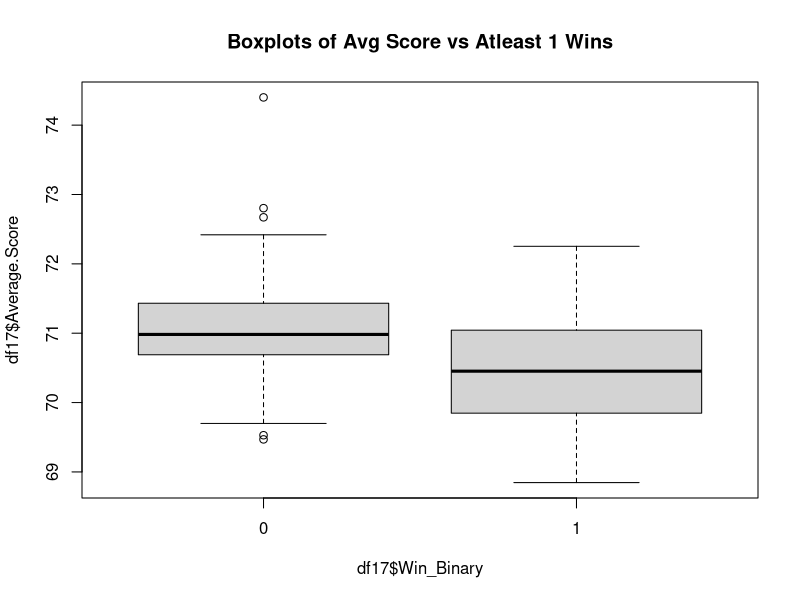
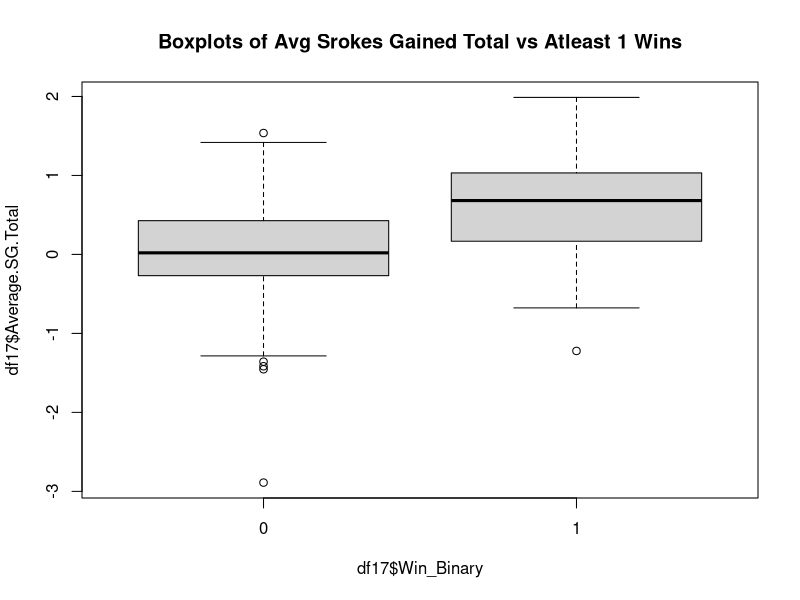
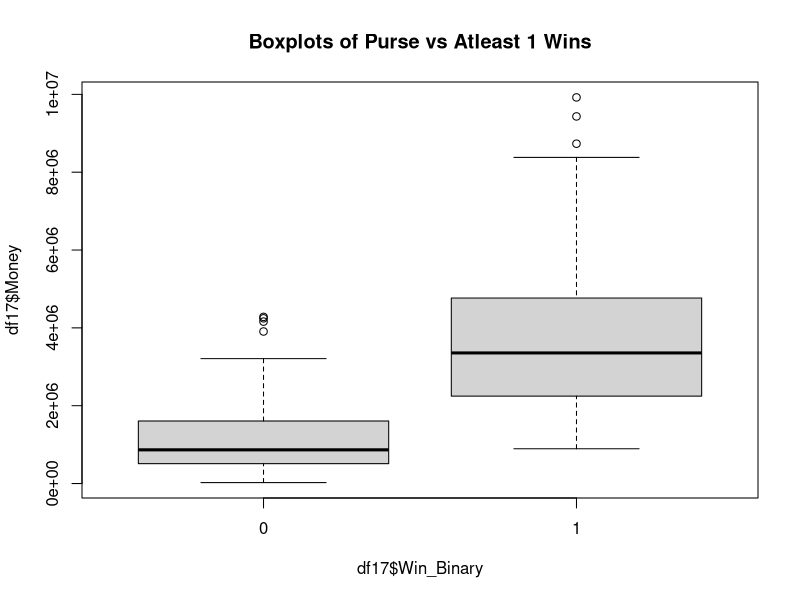

These charts were generated, in order, by the following R code: (Note: this script raises an error after producing the figures.)
####### Project 2 PGA Tour Analysis #######
data = read.csv('pgaTourData.csv')
data = as.data.frame(data)

# The bottom half of the data set contains many empty observations 
df = data[-c(1679:2312),]

#Create Atleast 1 win binary variable
df$Win_Binary <- ifelse(df$Wins >=1 , 1,0)

#For the NA observations in the column adjust them to 0
df$Win_Binary[is.na(df$Win_Binary)] <- 0

#make win binary a character variable
df$Win_Binary = factor(df$Win_Binary)

#Select only year 2017 for training set
df18 = df[c(1:193),]
#Select only year 2018 for test set
df17 = df[c(194:383),]

df17$Win_Binary = relevel(df17$Win_Binary, ref = "0")
df18$Win_Binary = relevel(df18$Win_Binary, ref = "0")
#Frequency table of wins and losses
table(df17$Win_Binary)
#34 players with a win, 156 players without a win
table(df18$Win_Binary)
############################################# Variables that wouldn't be interesting necessarily ######################################################
#It is obvious the players that score the best, have the highest avg strokes gained and made the most money would be the winners. So I'd avoid these three 
#since it wouldn't make our model necessarily interesting

############################################After fitting some models these may be the most important variables to produce something that works########
 
boxplot(df17$Average.Score~df17$Win_Binary, main = "Boxplots of Avg Score vs Atleast 1 Wins") #try to avoid this variable cause it'd be boring
boxplot(df17$Average.SG.Total~df17$Win_Binary, main = "Boxplots of Avg Srokes Gained Total vs Atleast 1 Wins") #try to avoid this variable cause it'd be boring
boxplot(df17$Money~df17$Win_Binary, main = "Boxplots of Purse vs Atleast 1 Wins")# try to avoid this variable because it'd be boring
boxplot(df17$Points~df17$Win_Binary, main = "Boxplots of Purse vs Atleast 1 Wins")
boxplot(df17$Top.10~df17$Win_Binary, main = "Boxplots of Purse vs Atleast 1 Wins")
########################################################################################################################################################

#############Rounds may be cool to look at to see if purely playing more raises there chances while in the presence of the other variables #############

boxplot(df17$Rounds~df17$Win_Binary, main = "Boxplots of Rounds vs Atleast 1 Wins")

########################################################################################################################################################

###################################3 VaRIABLES THAT ARE CONSIDERED YOUR LONG GAME IN GOLF ##############################################################

boxplot(df17$Fairway.Percentage~df17$Win_Binary, main = "Boxplots of Fairway Percentage vs Atleast 1 Wins") #large spread in comparison
boxplot(df17$Avg.Distance~df17$Win_Binary, main = "Boxplots of Avg Distance vs Atleast 1 Wins") #avg distance looks interesting
boxplot(df17$SG.OTT~df17$Win_Binary, main = "Boxplots of Avg Srokes Gained off the tee vs Atleast 1 Wins") # may be a combination of the two above

########################################################################################################################################################

################################### VaRIABLES THAT ARE CONSIDERED YOUR mEDIUM GAME IN GOLF #############################################################

boxplot(df17$gir~df17$Win_Binary, main = "Boxplots of Greens in Regulation vs Atleast 1 Wins") #does not look very different
boxplot(df17$SG.APR~df17$Win_Binary, main = "Boxplots of Avg Srokes Gained Approaching the green vs Atleast 1 Wins") #decent spread
boxplot(df17$Average.Scrambling~df17$Win_Binary, main = "Boxplots of Avg Scrambling in Regulation vs Atleast 1 Wins") #decent spread between the two, better players less scrambling
 
########################################################################################################################################################


################################### VaRIABLES THAT ARE CONSIDERED YOUR SHORT GAME IN GOLF ##############################################################

boxplot(df17$Average.Putts~df17$Win_Binary, main = "Boxplots of Avg Putts vs Atleast 1 Wins") # better players have smaller spread of avg putts
boxplot(df17$Average.SG.Putts~df17$Win_Binary, main = "Boxplots of Avg Srokes Gained Putts vs Atleast 1 Wins") # better players gain more strokes on putts
boxplot(df17$SG.ARG~df17$Win_Binary, main = "Boxplots of Avg Srokes Gained around the green vs Atleast 1 Wins") # better players gain more strokes chipping

########################################################################################################################################################


#First want to build a model purely on the Strokes gained variables
#SG.OTT is looking at how much better they do off the tee or their long game
#SG.APR is looking at how much better they do with irons and woods. Usually the second/third shots aka their medium game
#SG.ARG is looking at how much better they do with their wedges. Chipping around the green, aka their short game
#SG.Putts is looking at how much better they do putting. 
# I think this could be interesting model in predicting winners and what is truly the most important facet of a golfers game.

sg.mod = glm(df17$Win_Binary ~ df17$SG.OTT + df17$SG.APR + df17$SG.ARG + df17$Average.Putts, family = "binomial")
summary(sg.mod)

1-pchisq(sg.mod$null.deviance-sg.mod$deviance,4)

#reject the null and conclude atleast one of the coefficients is significant in making the model useful

#lets remove SG.APR and SG.AGR, aka the middle game and short game
sg.mod.red = glm(df17$Win_Binary ~ df17$SG.OTT + df17$Average.Putts, family = "binomial")
summary(sg.mod.red)

1-pchisq(sg.mod.red$deviance-sg.mod$deviance,2)
#fail to reject the null hypothesis and go with the reduced model

df18 = df[c(1:190),] #removed 3 rows to make ROC work, need same number of rows

preds<-predict(sg.mod.red,newdata=df18, type="response")
rates<-prediction(preds, df18$Win_Binary)
roc_result<-performance(rates,measure="tpr", x.measure="fpr")
plot(roc_result)
lines(x = c(0,1), y = c(0,1), col="red")

#ROC curve is barely better then random guessing, thus lets just add the SG,Total variable in instead of it broken down

sg.tot =  glm(df17$Win_Binary ~ df17$Average.SG.Total, family = "binomial")
summary(sg.tot)

preds<-predict(sg.tot,newdata=df18, type="response")
rates<-prediction(preds, df18$Win_Binary)
roc_result<-performance(rates,measure="tpr", x.measure="fpr")
plot(roc_result)
lines(x = c(0,1), y = c(0,1), col="red")

#having SG.Total produces a worse ROC plot so we will return to sg.mod.red
#lets add all other variables into the sg.mod.red model besides the one label rounds, money, score and ,sg total
mod.full = glm(df17$Win_Binary ~ df17$SG.OTT + df17$Average.Putts + df17$Avg.Distance + df17$Fairway.Percentage + df17$gir + df17$Average.Scrambling
               +df17$gir + df17$Average.Scrambling , family = "binomial")
summary(mod.full)

preds<-predict(mod.full,newdata=df18, type="response")
rates<-prediction(preds, df18$Win_Binary)
roc_result<-performance(rates,measure="tpr", x.measure="fpr")
plot(roc_result)
lines(x = c(0,1), y = c(0,1), col="red")

#poor fit as well as predicted from the summary output

### boring variable model
mod.boring =  glm(df17$Win_Binary ~ df17$Rounds +df17$Points + df17$Money +df17$Average.SG.Total + df17$Top.10 , family = "binomial")
summary(mod.boring)

mod.boring.red = glm(df17$Win_Binary ~ df17$Points  +df17$Average.SG.Total +df17$Top.10 , family = "binomial")
summary(mod.boring.red)

1-pchisq(mod.boring.red$deviance-mod.boring$deviance,2)
#fail to reject null and go with smaller model

preds<-predict(mod.boring.red,newdata=df18, type="response")
rates<-prediction(preds, df18$Win_Binary)
roc_result<-performance(rates,measure="tpr", x.measure="fpr")
plot(roc_result)
lines(x = c(0,1), y = c(0,1), col="red")



